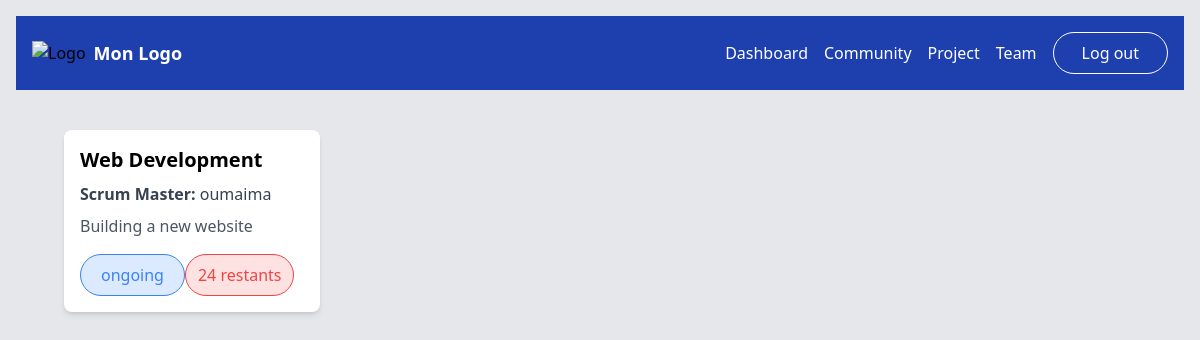
/Membre/src/action/project.php (signed in), run on the app's committed database.
### tables this page shows
CREATE TABLE `project` (
  `Id_Project` int(11) NOT NULL,
  `project_name` varchar(50) DEFAULT NULL,
  `project_description` varchar(125) DEFAULT NULL,
  `project_status` varchar(50) DEFAULT NULL,
  `created_at` timestamp NOT NULL DEFAULT current_timestamp(),
  `deadline` date DEFAULT NULL,
  `id_user` int(11) NOT NULL
);

CREATE TABLE `users` (
  `id_user` int(11) NOT NULL,
  `username` varchar(50) NOT NULL,
  `email` varchar(100) NOT NULL,
  `pass_word` varchar(100) DEFAULT NULL,
  `role` varchar(50) DEFAULT NULL,
  `status` varchar(50) DEFAULT NULL,
  `image_url` varchar(255) DEFAULT NULL
);

### Membre/src/action/project.php (the view, shortened to what this page needs)
<!DOCTYPE html>
<html lang="en">
<head>
    <link href="https://cdn.jsdelivr.net/npm/tailwindcss@2.2.19/dist/tailwind.min.css" rel="stylesheet">
</head>
<body class="bg-gray-200 p-4">
    <?php
    include("../../../includes/config/connection.php");
    include '../../template/header.php';
    $userId = $_SESSION['id'];
    $sql = "
    SELECT DISTINCT p.*,DATEDIFF(p.deadline, CURDATE()) AS days_remaining ,u.username as scrum_master
    FROM project p
    Join users u on u.id_user = p.id_user
    JOIN team t ON p.Id_Project = t.Id_Project
    JOIN in_team it ON t.Id_Team = it.Id_Team
    WHERE it.id_user = ?
";
    $stmt = $conn->prepare($sql);
    $stmt->bind_param("i", $userId);
    $stmt->execute();
    $result = $stmt->get_result();
    echo " <div class=\"grid grid-cols-1 md:grid-cols-2 lg:grid-cols-4 gap-4 px-12 mt-10 \">";
    if ($result->num_rows > 0) {
        while ($row = $result->fetch_assoc()) {
            ?>
            <form action="question_project.php" method="post">
                <button type="submit" name="submitproject"  class="bg-white p-4 rounded-lg shadow-md flex flex-col justify-between w-full"  >
                        <h2 class="text-xl font-semibold text-center mb-2">
                            <?php echo $row['project_name']; ?>
                        </h2>
                        <p class="text-gray-700 text-center mb-2"><span class="font-semibold">Scrum Master:</span> <?php echo $row['scrum_master']; ?></p>
                        <p class="text-gray-600 mb-4">
                            <?php echo $row['project_description']; ?>
                        </p>
                        <div class="flex justify-between">
                            <span class="bg-blue-100 border border-blue-500 text-blue-500 px-5 py-2 rounded-full">
                                <?php echo $row['project_status']; ?>
                            </span>
                            <span class="bg-red-100 border border-red-500 text-red-500 px-3 py-2 rounded-full">
                                <?php echo $row['days_remaining']; ?> restants
                            </span>
                        </div>
                </button>
            </form>
            <?php
        }
    } else {
        echo "Aucun projet trouvé.";
    }
    echo "</div>";
    ?>
</body>
</html>

### data on the page
project: project_name "Web Development", id_user.username "oumaima", project_description "Building a new website", project_status "ongoing", days_remaining "24"
